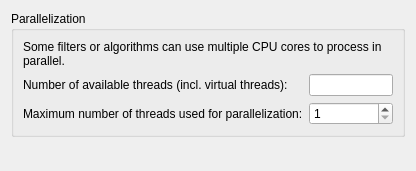
<?xml version="1.0" encoding="UTF-8"?>
<ui version="4.0">
 <class>WidgetPropPluginsAlgorithms</class>
 <widget class="QWidget" name="WidgetPropPluginsAlgorithms">
  <property name="geometry">
   <rect>
    <x>0</x>
    <y>0</y>
    <width>416</width>
    <height>171</height>
   </rect>
  </property>
  <property name="windowTitle">
   <string>Form</string>
  </property>
  <layout class="QVBoxLayout" name="verticalLayout_5">
   <item>
    <widget class="QGroupBox" name="groupBox">
     <property name="title">
      <string>Parallelization</string>
     </property>
     <layout class="QGridLayout" name="gridLayout">
      <item row="2" column="1">
       <widget class="QSpinBox" name="spinMaxNumThreads">
        <property name="minimum">
         <number>1</number>
        </property>
       </widget>
      </item>
      <item row="2" column="0">
       <widget class="QLabel" name="label_2">
        <property name="text">
         <string>Maximum number of threads used for parallelization:</string>
        </property>
       </widget>
      </item>
      <item row="1" column="0">
       <widget class="QLabel" name="label_3">
        <property name="text">
         <string>Number of available threads (incl. virtual threads):</string>
        </property>
       </widget>
      </item>
      <item row="1" column="1">
       <widget class="QLineEdit" name="txtMaxNumThreads">
        <property name="readOnly">
         <bool>true</bool>
        </property>
       </widget>
      </item>
      <item row="0" column="0" colspan="2">
       <widget class="QLabel" name="label">
        <property name="text">
         <string>Some filters or algorithms can use multiple CPU cores to process in parallel.</string>
        </property>
        <property name="wordWrap">
         <bool>true</bool>
        </property>
       </widget>
      </item>
     </layout>
    </widget>
   </item>
   <item>
    <spacer name="verticalSpacer">
     <property name="orientation">
      <enum>Qt::Vertical</enum>
     </property>
     <property name="sizeHint" stdset="0">
      <size>
       <width>20</width>
       <height>40</height>
      </size>
     </property>
    </spacer>
   </item>
  </layout>
 </widget>
 <resources/>
 <connections/>
</ui>
